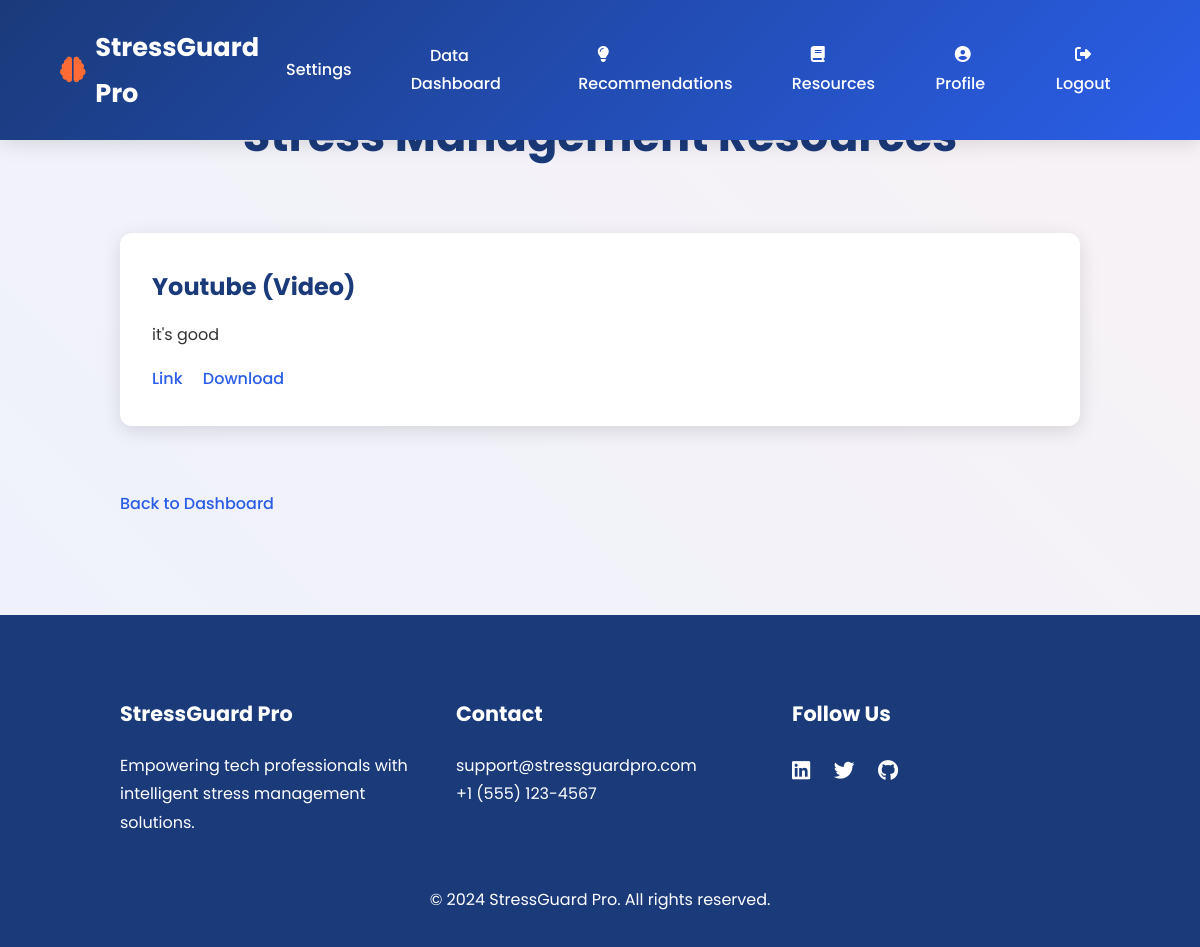
Page /resources/ on the committed database.
### app/models.py (models this page shows, shortened)
class Resource(models.Model):
    title = models.CharField(max_length=200)
    description = models.TextField()
    category = models.CharField(max_length=50, choices=[
        ('VIDEO', 'Video'),
        ('ARTICLE', 'Article'),
        ('AUDIO', 'Audio'),
        ('EXERCISE', 'Exercise'),
    ])
    url = models.URLField(null=True, blank=True)
    file = models.FileField(upload_to='resources/', null=True, blank=True)

### app/views.py (the view)
# urls.py: path('resources/', views.view_resources, name='view_resources'),
def view_resources(request):
    resources = Resource.objects.all()
    return render(request, 'resources.html', {'resources': resources})

### app/templates/resources.html (shortened to what this page needs)
<!DOCTYPE html>
<html lang="en">
<head>
    <link rel="stylesheet" href="https://cdnjs.cloudflare.com/ajax/libs/font-awesome/6.4.2/css/all.min.css">
</head>
<body>
    <nav>
        <div class="nav-container">
            <div class="logo">
                <i class="fas fa-brain"></i>
                StressGuard Pro
            </div>
            <div class="nav-menu">
                <div class="nav-item">
                    <a href="/settings" class="nav-link">Settings</a>
                </div>
                <div class="nav-item">
                    <a href="{% url 'data_collection_dashboard' %}" class="nav-link">Data Dashboard</a>
                </div>
                <div class="nav-item">
                    <a href="{% url 'recommendation_dashboard' %}" class="nav-link"><i class="fas fa-lightbulb"></i> Recommendations</a>
                </div>
                <div class="nav-item">
                    <a href="{% url 'view_resources' %}" class="nav-link"><i class="fas fa-book"></i> Resources</a>
                </div>
                <div class="nav-item">
                    <a href="/userprofile/" class="nav-link"><i class="fas fa-user-circle"></i> Profile</a>
                </div>
                <div class="nav-item">
                    <a href="/user_logout/" class="nav-link"><i class="fas fa-sign-out-alt"></i> Logout</a>
                </div>
            </div>
        </div>
    </nav>
    <section class="resources-section">
        <h2>Stress Management Resources</h2>
        {% if resources %}
            <div class="resources-grid">
                {% for resource in resources %}
                    <div class="resource-card">
                        <h3>{{ resource.title }} ({{ resource.get_category_display }})</h3>
                        <p>{{ resource.description }}</p>
                        <div class="resource-links">
                            {% if resource.url %}
                                <a href="{{ resource.url }}" target="_blank">Link</a>
                            {% endif %}
                            {% if resource.file %}
                                <a href="{{ resource.file.url }}" target="_blank">Download</a>
                            {% endif %}
                        </div>
                    </div>
                {% endfor %}
            </div>
        {% else %}
            <p style="text-align: center;">No resources available at this time.</p>
        {% endif %}
        <a href="{% url 'recommendation_dashboard' %}" class="back-link">Back to Dashboard</a>
    </section>
    <footer>
        <div class="footer-content">
            <div>
                <h4>StressGuard Pro</h4>
                <p>Empowering tech professionals with intelligent stress management solutions.</p>
            </div>
            <div>
                <h4>Contact</h4>
                <p>support@stressguardpro.com</p>
                <p>+1 (555) 123-4567</p>
            </div>
            <div>
                <h4>Follow Us</h4>
                <div class="social-links">
                    <a href="#"><i class="fab fa-linkedin"></i></a>
                    <a href="#"><i class="fab fa-twitter"></i></a>
                    <a href="#"><i class="fab fa-github"></i></a>
                </div>
            </div>
        </div>
        <p style="text-align: center; margin-top: 3rem;">© 2024 StressGuard Pro. All rights reserved.</p>
    </footer>
</body>
</html>

### app/templates/resources.html (style rules this page uses)
:root { --primary-blue: #2A5EE8; --dark-blue: #1A3A7A; --accent-orange: #FF6B35; --light-bg: #F8FAFF; --white: #FFFFFF; --shadow-color: rgba(0, 0, 0, 0.12); }
* { margin: 0; padding: 0; box-sizing: border-box; }
body { font-family: 'Poppins', sans-serif; background: var(--light-bg); color: #333; line-height: 1.8; overflow-x: hidden; }
body::before { content: ''; position: fixed; top: 0; left: 0; width: 100%; height: 100%; background: linear-gradient(45deg, rgba(42, 94, 232, 0.05), rgba(255, 107, 53, 0.05)); animation: gradientFlow 20s ease infinite; z-index: -1; }
nav { background: linear-gradient(135deg, var(--dark-blue), var(--primary-blue)); padding: 1.5rem 5%; position: fixed; width: 100%; top: 0; z-index: 1000; box-shadow: 0 4px 20px var(--shadow-color); }
.nav-container { max-width: 1400px; margin: 0 auto; display: flex; justify-content: space-between; align-items: center; }
.logo { font-size: 1.6rem; font-weight: 700; color: var(--white); display: flex; align-items: center; gap: 0.6rem; }
.logo i { color: var(--accent-orange); }
.nav-menu { display: flex; align-items: center; gap: 2.5rem; }
.nav-link { color: var(--white); text-decoration: none; font-weight: 500; padding: 0.6rem 1.2rem; transition: all 0.3s ease; border-radius: 5px; }
.resources-section { padding: 6rem 10%; }
.resources-section h2 { text-align: center; font-size: 2.8rem; font-weight: 700; margin-bottom: 3.5rem; color: var(--dark-blue); }
.resources-grid { display: grid; grid-template-columns: repeat(auto-fit, minmax(300px, 1fr)); gap: 2.5rem; margin-bottom: 2rem; }
.resource-card { background: var(--white); padding: 2rem; border-radius: 12px; box-shadow: 0 5px 20px var(--shadow-color); transition: transform 0.3s ease; }
.resource-card h3 { font-size: 1.5rem; color: var(--dark-blue); margin-bottom: 0.8rem; }
.resource-card p { font-size: 1rem; margin-bottom: 1rem; }
.resource-links a { color: var(--primary-blue); text-decoration: none; margin-right: 1rem; font-weight: 500; }
.back-link { display: inline-block; margin-top: 2rem; color: var(--primary-blue); text-decoration: none; font-weight: 500; }
footer { background: var(--dark-blue); color: var(--white); padding: 5rem 10% 2rem; }
.footer-content { display: grid; grid-template-columns: repeat(auto-fit, minmax(220px, 1fr)); gap: 3rem; max-width: 1400px; margin: 0 auto; }
.footer-content h4 { font-size: 1.3rem; margin-bottom: 1.2rem; }
.social-links a { color: var(--white); margin-right: 1.2rem; font-size: 1.3rem; transition: color 0.3s ease; }

### rows in the picture
Resource: title "Youtube", category "Video", description "it's good"
